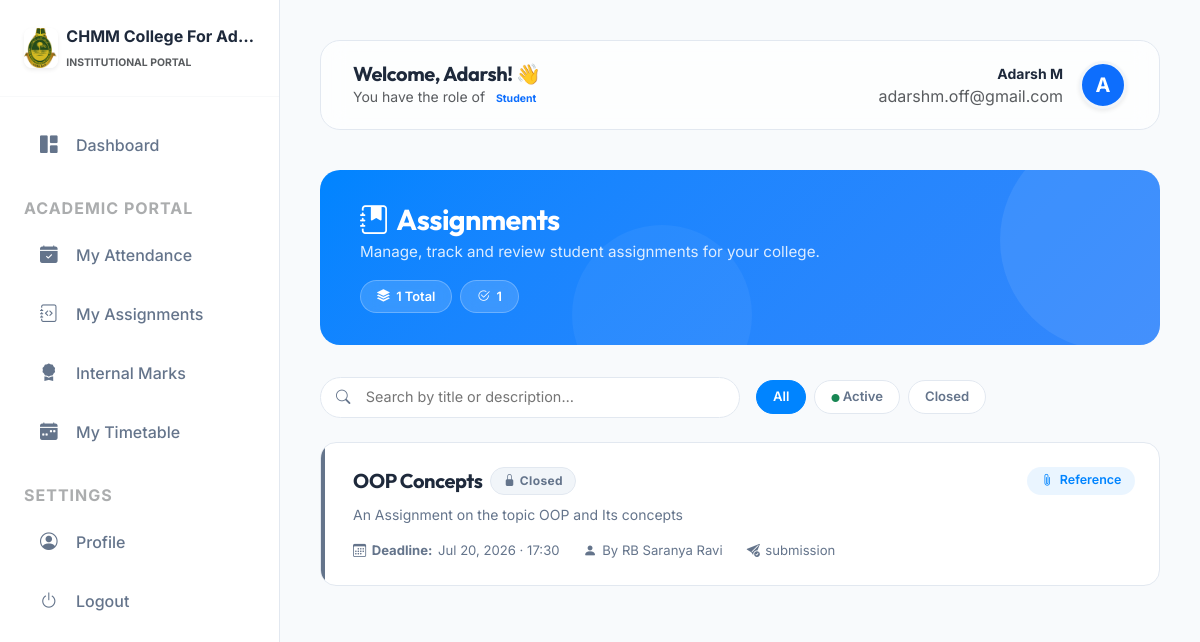
/management/assignments/ (signed in), run on an earlier commit of the app's database.
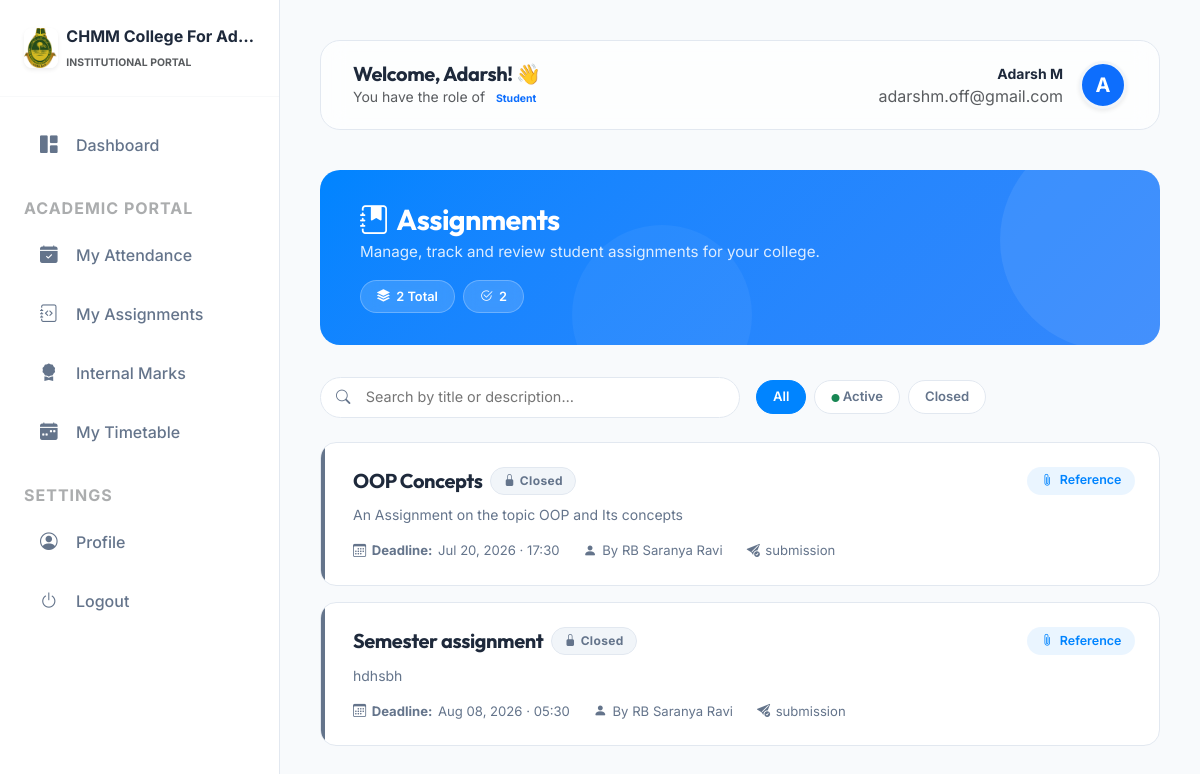
And on a later commit of the database.
### management/models.py (models this page shows, shortened)
class TenantModel(models.Model):
    college = models.ForeignKey(College, on_delete=models.CASCADE)
    created_at = models.DateTimeField(auto_now_add=True)
    updated_at = models.DateTimeField(auto_now=True)
    class Meta:
        abstract = True

class Assignment(TenantModel):
    teacher = models.ForeignKey(TeacherProfile, on_delete=models.CASCADE)
    title = models.CharField(max_length=255)
    description = models.TextField()
    file = models.FileField(upload_to='assignments/')
    deadline = models.DateTimeField()

class TeacherProfile(TenantModel):
    user = models.OneToOneField(settings.AUTH_USER_MODEL, on_delete=models.CASCADE, related_name='teacher_profile')
    profile_photo = models.ImageField(upload_to='teachers/photos/', null=True, blank=True)
    phone_number = models.CharField(max_length=15, blank=True)
    address = models.TextField(blank=True)
    department = models.ForeignKey(Department, on_delete=models.SET_NULL, null=True)
    specialization = models.ForeignKey(Specialization, on_delete=models.SET_NULL, null=True, blank=True)
    qualification = models.CharField(max_length=255)
    bio = models.TextField(blank=True)

### accounts/models.py (models this page shows, shortened)
class CustomUser(AbstractUser):
    ROLES = (
        ('SUPER_ADMIN', 'Super Admin'),
        ('COLLEGE_ADMIN', 'College Admin'),
        ('HOD', 'Head of Department'),
        ('TEACHER', 'Teacher'),
        ('STUDENT', 'Student'),
    )
    username = None
    email = models.EmailField(unique=True)
    role = models.CharField(max_length=20, choices=ROLES, default='STUDENT')
    college = models.ForeignKey(College, on_delete=models.CASCADE, null=True, blank=True, related_name='users')
    objects = CustomUserManager()
    USERNAME_FIELD = 'email'
    REQUIRED_FIELDS = []

### management/views.py (the view)
# urls.py: path('assignments/', views.assignment_list, name='assignment_list'),
@login_required
def assignment_list(request):
    assignments = Assignment.objects.filter(college=request.college)
    if request.user.role == 'TEACHER': assignments = assignments.filter(teacher=request.user.teacher_profile)
    return render(request, 'management/assignment_list.html', {'assignments': assignments})

### management/templates/management/assignment_list.html (shortened to what this page needs)
{% extends 'base.html' %}
{% block content %}
<div class="container-fluid px-0">
  <div class="assign-hero">
    <div class="d-flex align-items-center justify-content-between flex-wrap gap-3" style="position:relative;z-index:1;">
      <div>
        <h1><i class="bi bi-journal-bookmark-fill me-2"></i>Assignments</h1>
        <p>Manage, track and review student assignments for your college.</p>
        <div class="mt-3 d-flex flex-wrap gap-2">
          <span class="stat-chip"><i class="bi bi-stack"></i> {{ assignments|length }} Total</span>
          <span class="stat-chip"><i class="bi bi-check2-circle"></i>
            {% with active_count=0 %}
              {{ assignments|length }}
            {% endwith %}
          </span>
        </div>
      </div>
    </div>
  </div>
  <div class="d-flex flex-wrap align-items-center gap-3 mb-4">
    <div class="search-wrapper flex-grow-1" style="max-width:420px;">
      <i class="bi bi-search"></i>
      <input type="text" class="assign-search" id="assignSearch" placeholder="Search by title or description…">
    </div>
    <div class="d-flex gap-2 flex-wrap">
      <span class="filter-pill active" data-filter="all">All</span>
      <span class="filter-pill" data-filter="active"><i class="bi bi-circle-fill text-success" style="font-size:.5rem;"></i> Active</span>
      <span class="filter-pill" data-filter="closed">Closed</span>
    </div>
  </div>
  {% if assignments %}
  <div id="assignGrid">
    {% for assignment in assignments %}
    {% with days_left=assignment.deadline|timeuntil %}
    <div class="assign-card mb-3 assign-item"
         data-title="{{ assignment.title|lower }}"
         data-desc="{{ assignment.description|lower }}"
         data-status="{% if assignment.is_active %}active{% else %}closed{% endif %}">
      <div class="accent-bar {% if not assignment.is_active %}closed{% endif %}"></div>
      <div class="d-flex align-items-start justify-content-between gap-3 ps-2">
        <div class="flex-grow-1">
          <div class="d-flex align-items-center gap-2 flex-wrap">
            <h5 class="mb-0 fw-bold" style="color:var(--text-main);font-family:'Outfit',sans-serif;">
              {{ assignment.title }}
            </h5>
            {% if assignment.is_active %}
              <span class="badge-active"><i class="bi bi-lightning-charge-fill me-1"></i>Active</span>
            {% else %}
              <span class="badge-closed"><i class="bi bi-lock-fill me-1"></i>Closed</span>
            {% endif %}
          </div>
          <p class="assign-desc">{{ assignment.description }}</p>
          <div class="assign-meta">
            <span>
              <i class="bi bi-calendar3"></i>
              <strong>Deadline:</strong>
              <span class="{% if assignment.is_active %}{% if assignment.deadline|timeuntil|truncatewords:1 == '1' %}deadline-warn{% endif %}{% endif %}">
                {{ assignment.deadline|date:"M d, Y · H:i" }}
              </span>
            </span>
            <span>
              <i class="bi bi-person-fill"></i>
              By {{ assignment.teacher.user.get_full_name|default:assignment.teacher.user.username }}
            </span>
            <span>
              <i class="bi bi-send-check-fill"></i>
              {{ assignment.submission_count }} submission{{ assignment.submission_count|pluralize }}
            </span>
          </div>
        </div>
        <div class="d-flex flex-column align-items-end gap-2 ps-2" style="min-width:130px;">
          {% if assignment.file %}
          <a href="{{ assignment.file.url }}" target="_blank" class="file-pill">
            <i class="bi bi-paperclip"></i> Reference
          </a>
          {% endif %}
        </div>
      </div>
    </div>
    {% endwith %}
    {% endfor %}
  </div>
  {% endif %}
</div>
{% endblock %}

What changed in the data, as far as the page shows it:
added Assignment: title "Semester assignment", description "hdhsbh", deadline "Aug 08, 2026 · 05:30", teacher.user.get_full_name "RB Saranya Ravi"
Also different on the page:
{{ assignments|length }}: "1" → "2"
